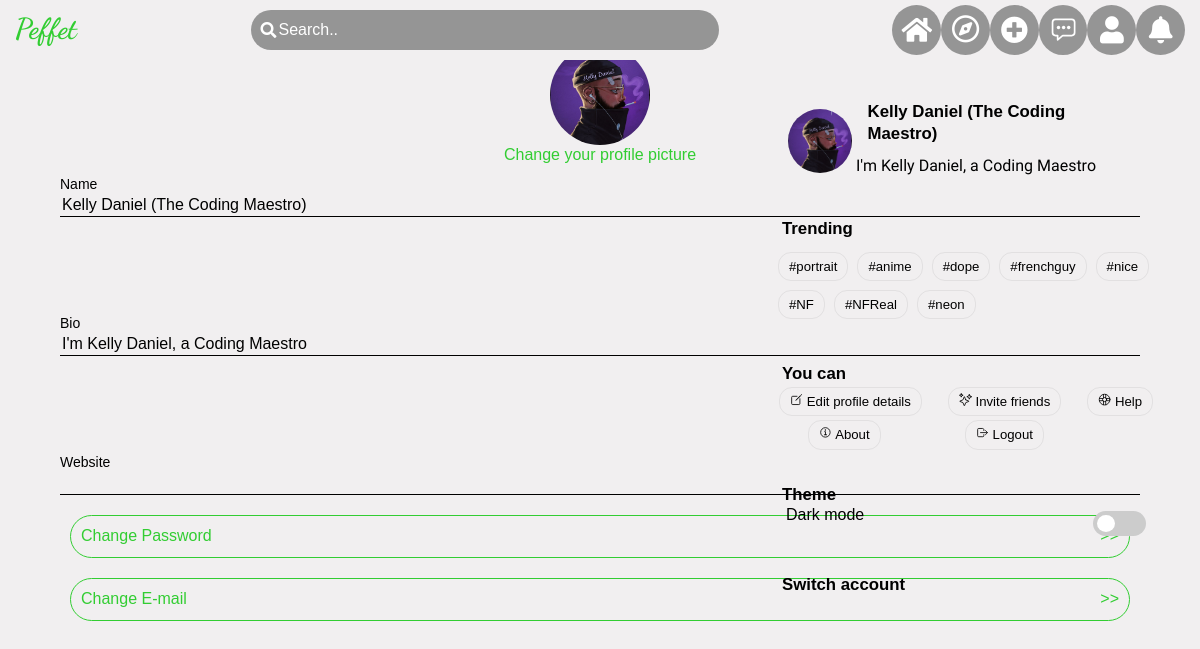
Page /account_settings1.php (signed in) on the committed database.
### tables this page shows
CREATE TABLE `users` (
  `id` int(11) NOT NULL,
  `uid` longtext NOT NULL,
  `username` longtext NOT NULL,
  `email` longtext NOT NULL,
  `password` longtext NOT NULL,
  `phone` longtext NOT NULL,
  `bio` longtext NOT NULL,
  `region` longtext NOT NULL,
  `longi` longtext NOT NULL,
  `lati` longtext NOT NULL,
  `name` longtext NOT NULL,
  `website` longtext NOT NULL,
  `verify_status` longtext NOT NULL,
  `verify_code` longtext NOT NULL,
  `avatar` longtext NOT NULL,
  `location` longtext NOT NULL,
  `spec` longtext NOT NULL,
  `active_status` longtext NOT NULL,
  `active_last` datetime NOT NULL,
  `blocked_list` longtext NOT NULL,
  `time` datetime NOT NULL
);

### includes/autoloader.php (called while the page is built, shortened)
<?php
spl_autoload_register(function($className)
{
    $namespace=str_replace("\\","/",__NAMESPACE__);
    $className=str_replace("\\","/",$className);
    $class="classes/".(empty($namespace)?"":$namespace."/")."{$className}.class.php";
});
?>

### classes/dbh.class.php (called while the page is built)
<?php
class dbh {
    private $host = "localhost";
    private $user = "root";
    private $pwd = "";
    private $dbName= "peffet";
    protected function connect(){
        $dsn = 'mysql:host=' . $this->host .';dbname=' . $this->dbName;
        $pdo = new PDO($dsn, $this->user, $this->pwd);
        $pdo->setAttribute(PDO::ATTR_DEFAULT_FETCH_MODE, PDO::FETCH_ASSOC);
        return $pdo;
    }
}

### classes/user.class.php (called while the page is built, shortened)
<?php
class user extends dbh
{
    public function getUserDetails($username)
    {
        $sql = "SELECT * FROM users WHERE username = ?";
        $stmt = $this->connect()->prepare($sql);
        $stmt->execute([$username]);
        if (!$stmt) {
            $output = "error";
        } else {
            if ($stmt->rowCount() > 0) {
                foreach ($stmt->fetchAll() as $row) {
                    $output = array('uid' => $row['uid'], 'username' => $row['username'], 'bio' => $row['bio'], 'name' => $row['name'], 'error' => "alive", 'avatar' => $row['avatar'], 'website' => $row['website']);
                }
            } else {
                $output = array('error' => "ghost");
            }
        }
        return $output;
    }
}

### account_settings1.php (the view, shortened to what this page needs)
<?php
require 'header.php';
$user = new user();
$user_values = $user->getUserDetails($_SESSION['username']);
?>
<link rel="stylesheet" type="text/css" href="css/account.css">
<?php
if (isset($_GET['edit_other'])) {
	if ($_GET['edit_other'] == "password") {
?>
<div class="header">
	<i onclick="history.back()"><<</i>
	<strong>Edit </strong>
	<i class="fa fa-check"></i>
</div>
<div class="edit_password">
	<div class="form_area_edit">
		<div class="sec_each">
			<small>Old password</small>
			<input type="password" name="oldpass">
		</div>
		<div class="sec_each">
			<small>New password</small>
			<input type="password" name="newpass">
		</div>
		<div class="sec_each">
			<small>Confirm</small>
			<input type="password" name="newpassconfirm">
		</div>
	</div>
	<div class="other_settings">
		<a class="text-lime" href="?">Edit Profile <span> >></span></a>
		<a class="text-lime" href="?edit_other=email">Change E-mail <span> >></span></a>
	</div>
</div>
<?php
	}elseif ($_GET['edit_other'] == "email") {
?>
<div class="header">
	<i onclick="history.back()"><<</i>
	<strong>Edit </strong>
	<i class="fa fa-check"></i>
</div>
<div class="edit_password">
	<div class="form_area_edits">
		<div class="sec_each">
			<small>E-mail</small>
			<input type="email" name="email">
		</div>
	</div>
	<div class="other_settings">
		<a class="text-lime" href="?">Edit Profile <span> >></span></a>
		<a class="text-lime" href="?edit_other=password">Change Password <span> >></span></a>
	</div>
</div>
<?php
	}
}else{
?>
<form enctype="multipart/form-data" method="POST" id="fm" action="qs">
	<div class="header">
		<i onclick="history.back()"><<</i>
		<strong>Edit </strong>
	</div>
	<div class="account_settings_pef">
		<div class="avatar_area">
			<div class="av_img_holder" >
				<img src="media/dp/<?php echo $user_values['avatar']; ?>" id="img_prev">
			</div>
			<label for="img_change">Change your profile picture</label>
		</div>
		<div class="form_area_edit">
			<div class="sec_each">
				<small>Name</small>
				<input type="text" name="name" id="name" value="<?php echo $user_values['name']; ?>">
			</div>
			<div class="sec_each">
				<small>Bio</small>
				<input type="text" name="bio" id="bio" value="<?php echo $user_values['bio']; ?>">
			</div>
			<div class="sec_each">
				<small>Website</small>
				<input type="url" name="website" id="website" value="<?php echo $user_values['website']; ?>">
			</div>
		</div>
		<div class="other_settings">
			<a class="text-lime" href="?edit_other=password">Change Password <span> >></span></a>
			<a class="text-lime" href="?edit_other=email">Change E-mail <span> >></span></a>
		</div>
	</div>
</form>
<?php
}
?>
</body>
</html>

### pc_comp.php (shortened to what this page needs)
<?php if (isset($_SESSION['uid'])) :
    $user = new user();
    $user_values = $user->getUserDetails($_SESSION['username']);
    if ($user_values['name'] == null) {
        $name = $user_values['username'];
    } else {
        $name = $user_values['name'];
    }
    if ($user_values['bio'] == null) {
        $bio = "no bio yet!";
    } else {
        $bio = $user_values['bio'];
    }
    ?>
    <div class="pc_comp">
        <header class="pc_nav">
            <strong class="brand_name">Peffet</strong>
            <div class="d-flex justify-content-between align-items-center search_area">
                <i class="fa fa-search uni_search_btn"></i>
                <input type="search" class="uni_search" placeholder="Search.." value="<?php
                ?>">
            </div>
            <div class="links_for_pages">
                <a class="sec home_ico" href="home">
                    <i href="home" class="fa fa-home"></i>
                </a>
                <a class="sec explore_ico" href="explore">
                    <i href="explore" class="fa fa-compass"></i>
                </a>
                <div class="sec ">
                    <i class="fa fa-plus-circle create_btn"></i>
                </div>
                <a class="sec chat_ico" href="xchat">
                    <ion-icon name="chatbox-ellipses-outline"></ion-icon>
                </a>
                <a class="sec account_ico" href="@<?php echo $_SESSION['username']; ?>">
                    <i class="fa fa-user"></i>
                </a>
                <div class="notif_ico">
                    <i class="fa fa-bell pc_notifications" id="pc_notifications"></i>
                </div>
            </div>
        </header>
        <aside>
            <div class="user_details">
                <img src="media/dp/<?php echo  $user_values['avatar']; ?>" class="classic_img_prev" alt="">
                <div class="name">
                    <strong><?php echo $name; ?></strong>
                    <p><?php echo $bio; ?></p>
                </div>
            </div>
            <strong>Trending</strong>
            <div class="p_h_t">
            </div>
            <strong>You can</strong>
            <div class="bx_contents">
                <?php if (isset($_SESSION['uid'])) : ?>
                    <a href="account_settings">
                        <ion-icon name="create-outline"></ion-icon> Edit profile details
                    </a>
                    <span>
                        <ion-icon name="sparkles-outline"></ion-icon> Invite friends
                    </span>
                    <a href="#">
                        <ion-icon name="help-buoy-outline"></ion-icon> Help
                    </a>
                    <a href="#">
                        <ion-icon name="information-circle-outline"></ion-icon> About
                    </a>
                    <a href="logout">
                        <ion-icon name="log-out-outline"></ion-icon> Logout
                    </a><br>
                <?php endif ?>
            </div>
            <strong>Theme</strong>
            <div class="dark_list">
                <p>Dark mode</p>
                <label class="switch">
                    <span class="slider round"></span>
                </label>
            </div>
            <strong>Switch account</strong>
            <?php if (isset($_SESSION['uid'])) : ?>
                <div class="switch_acc">
                </div>
            <?php endif ?>
        </aside>
    </div>
<?php endif ?>

### css/style.css (style rules this page uses)
* { scroll-behavior: smooth; text-decoration: none; color: inherit; list-style: none; border: none; outline: none; user-select: none; user-zoom: 0; }
:root { --main_bg: #000; --main_color: #fff; --main-grey: grey; --dark_blur: rgba(0, 0, 0, 0.349); --primary_black: #27272712; --initial-color: #0dcaf0; }
.pc_comp { display: none; }
header { position: fixed; top: 0; left: 0; z-index: 11111111111; width: 100%; }
body { padding: 0; margin: 0; box-sizing: border-box; }
i { color: inherit; }
.bg-light { background: #fff !important; color: #000; }
a { text-decoration: none; color: inherit; }
.sec { display: flex; justify-content: space-between; align-items: center; flex-direction: column; }
header { display: flex; justify-content: space-between; align-items: center; padding: 10px 15px; background: var(--main_bg); }
p { white-space: pre-wrap; }
img { width: 100%; height: 100%; object-fit: cover; }
.text-lime { color: limegreen !important; }
.sec { font-size: calc(1.5em + 1vw); }
.switch { position: relative; display: inline-block; width: 53px; height: 25px; }
.slider { position: absolute; cursor: pointer; top: 0; left: 0; right: 0; bottom: 0; background-color: #ccc; -webkit-transition: 0.4s; transition: 0.4s; }
.slider:before { position: absolute; content: ""; height: 17px; width: 18px; left: 4px; bottom: 4px; background-color: white; -webkit-transition: 0.4s; transition: 0.4s; }
.slider.round { border-radius: 34px; }
.slider.round:before { border-radius: 50%; }
.switch_acc { display: flex; width: 100%; overflow: auto; scrollbar-width: 0px; }
img { height: 100%; width: 100%; object-fit: cover; }
.dark_list { margin: 0 auto; width: 100%; display: flex; justify-content: space-between; align-items: center; }
aside .dark_list { width: 90%; }
.notif_ico { position: relative; }
.chat_ico { position: relative; }

### css/theme.css (style rules this page uses)
:root { --main_white_bg: hsl(330deg 7% 94%); --main_black_color: #000; --main_white_color: #fff; --initial-shade-grey: hsl(0deg 0% 50% / 81%); --initial-shade-grey-darker: hsl(0deg 0% 50% / 99%); --transparent_white: hsl(0deg 0% 100% / 57%); }
body { font-family: Arial, Helvetica, sans-serif; }
.bg-light { background: var(--main_white_bg) !important; color: var(--main_black_color) !important; }
.bg-light .pc_nav { background: var(--main_white_bg); }
.bg-light .pc_nav .search_area { background: var(--initial-shade-grey); color: var(--main_white_color); }
.bg-light .pc_nav .search_area input::placeholder { color: var(--main_white_color); }
.bg-light .pc_nav .links_for_pages>* { background: var(--initial-shade-grey); color: var(--main_white_color); }
.bg-light header { background: var(--main_white_bg); color: var(--main_black_color); }
.bg-light .form_area_edit .sec_each input, .bg-light .form_area_edit .sec_each textarea { background: var(--main_white_bg); color: var(--main_bg); }
.bg-light .search_area input { color: #fff; }
.bg-light .search_area input::placeholder { color: #fff; }

### css/account.css (style rules this page uses)
.header { width: 100%; position: sticky; left: 0; top: 0; background: inherit; color: inherit; display: flex; justify-content: space-between; padding: 10px; z-index: 111111111; }
.header i { font-size: 19px; }
i { color: inherit; }
.avatar_area { width: 50%; height: 60%; margin: 0 auto; display: flex; justify-content: space-between; align-items: center; flex-direction: column; }
.av_img_holder { width: 100px; height: 100px; border-radius: 50%; overflow: hidden; }
.avatar_area label { color: limegreen; }
.sec_each { display: flex; flex-direction: column; width: 90%; margin: 0 auto; }
.sec_each input { border: none; outline: none; border-bottom: 1px solid currentColor; background: transparent; color: inherit; transition: all 0.5s ease; }
.form_area_edit { margin-top: 10px; display: flex; justify-content: space-between; align-items: center; flex-direction: column; height: 40vh; }
.other_settings { display: flex; justify-content: space-between; flex-direction: column; width: 90%; margin: 0 auto; margin-top: 10px; }
.other_settings a { padding: 10px; border: 1px solid currentColor; border-radius: 25px; display: flex; justify-content: space-between; align-items: center; margin: 10px; transition: all 1s ease; }

### rows in the picture
users: avatar (picture), name "Kelly Daniel (The Coding Maestro)", bio "I'm Kelly Daniel, a Coding Maestro"

### other values in the picture
$values "#portrait"
$values "#anime"
$values "#dope"
$values "#frenchguy"
$values "#nice"
$values "#NF"
$values "#NFReal"
$values "#neon"
